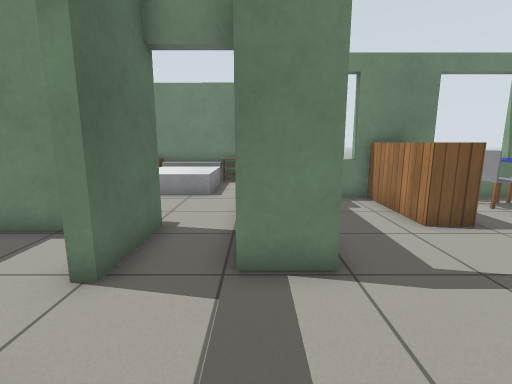
view 1 (above)

15 first-person views from a walk through a robot-simulator world made for Gazebo. The camera is 1 m above the floor, tilts 10° down and sees 85° across. The floor is counted in squares, 0.5 m on a side. Each view is taken from the middle of a square. On the plan, view 1 faces up. The plan holds only what a view shows up to about 16 squares ahead; the rest is blank. Simple patterns stand in for the simulator's built-in surfaces.

view 2
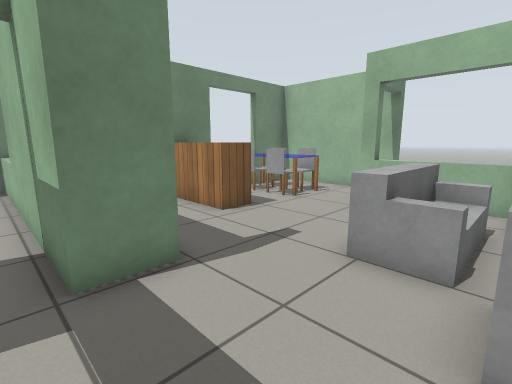

view 3
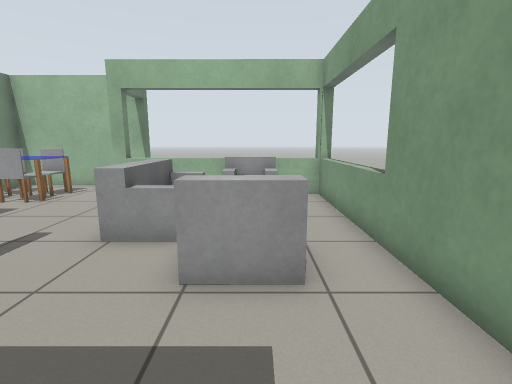

view 4
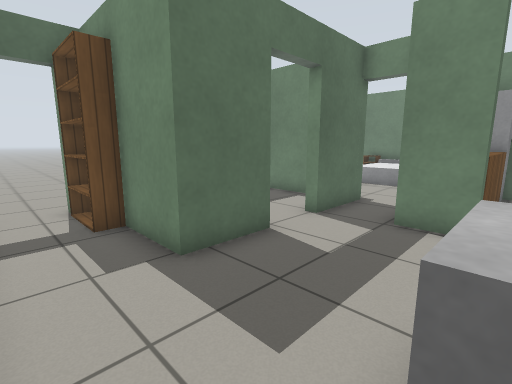

view 5
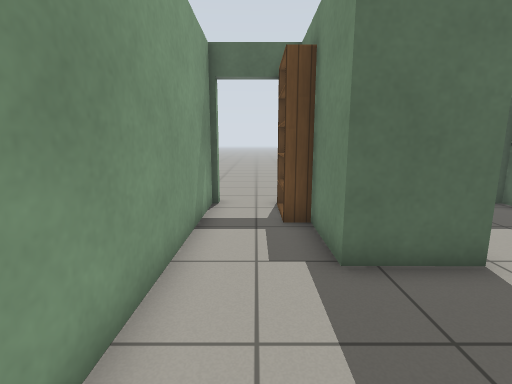

view 6
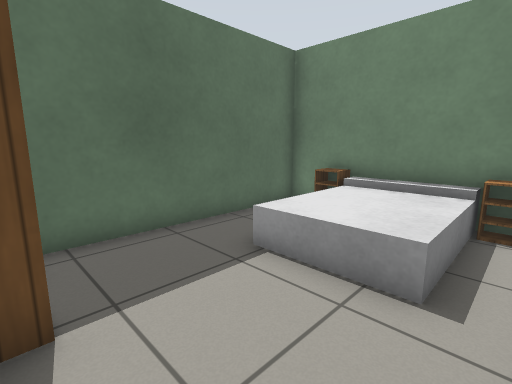

view 7
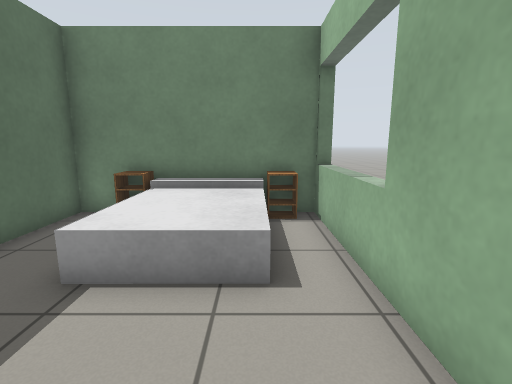

view 8
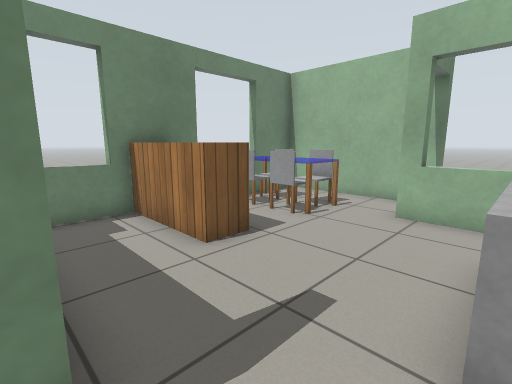

view 9
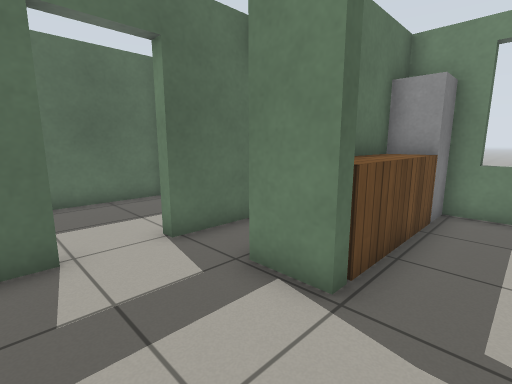

view 10
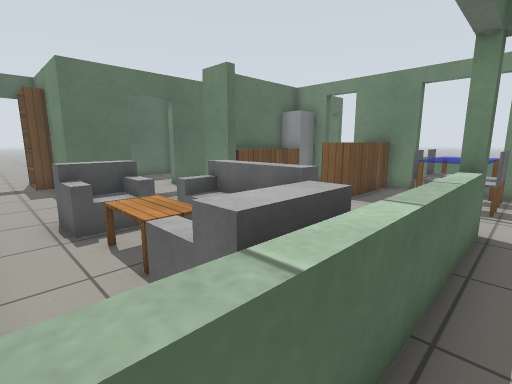

view 11
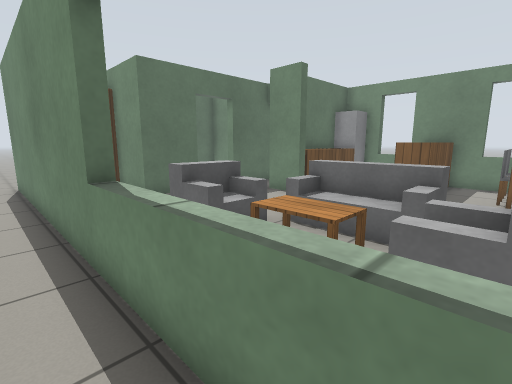

view 12
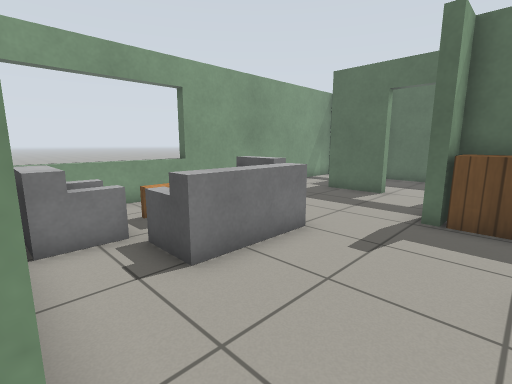

view 13
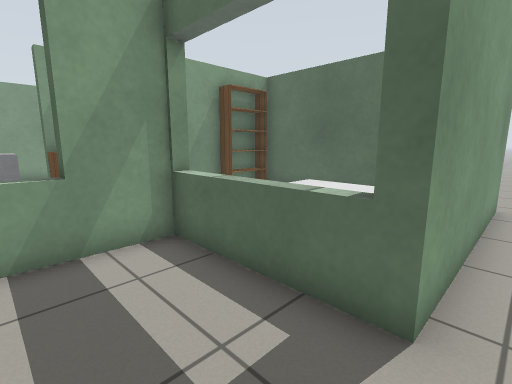

view 14
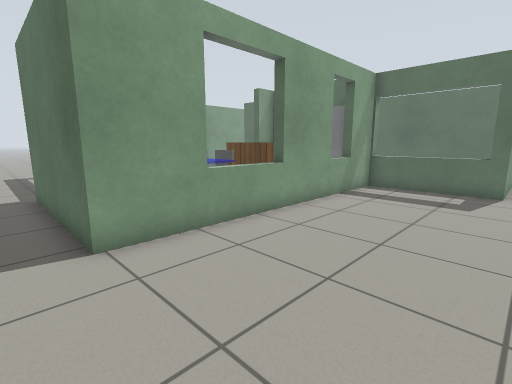

view 15
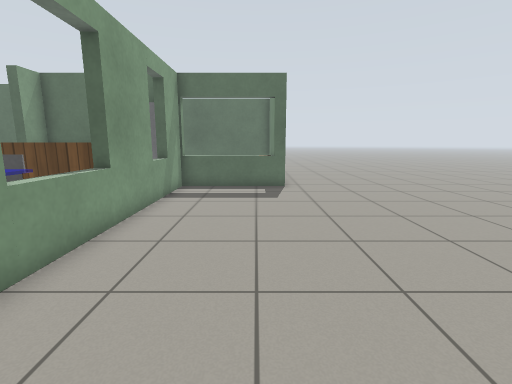

### Floor plan
Ten units are one square. View 1 is at (0, 0); x grows to the right and y downward. Boxes are objects, and circles mark ways between rooms. Rooms are numbered by the first view taken in them; rooms with no view inside come last. Other rooms are left out.
<svg viewBox="-80 -170 215 215">
<path fill="none" stroke="#000" d="M89 -1 89 -46M-23 -18 -23 6 -42 6M1 -90 1 -45 13 -45 13 -41 -3 -41 -3 -61M-23 -66 -23 -38M113 -41 113 -101 14 -101M89 40 89 17M-71 35 94 35M1 -149 -71 -150 -71 -66M-56 -154 1 -153M-42 -66 -27 -66M-3 -61 -3 -150M81 39 -75 39M93 -46 93 29M117 -95 117 -41 113 -41M92 -100 92 -106M1 -153 1 -105M-4 -105 117 -105 117 -95M-44 -62 -71 -62 -71 -1"/>
<rect x="-65" y="5" width="20" height="10" fill="#bbb"><title>other object</title></rect>
<rect x="5" y="-85" width="10" height="40" fill="#bbb"><title>wooden box</title></rect>
<rect x="5" y="-105" width="10" height="20" fill="#bbb"><title>white post</title></rect>
<rect x="15" y="-5" width="20" height="20" fill="#bbb"><title>sofa</title></rect>
<rect x="35" y="-5" width="30" height="20" fill="#bbb"><title>table</title></rect>
<rect x="35" y="-25" width="30" height="20" fill="#bbb"><title>sofa</title></rect>
<rect x="35" y="-95" width="20" height="30" fill="#bbb"><title>wooden box</title></rect>
<rect x="65" y="-5" width="20" height="20" fill="#bbb"><title>sofa</title></rect>
<rect x="65" y="-75" width="10" height="10" fill="#bbb"><title>chair</title></rect>
<rect x="65" y="-95" width="10" height="10" fill="#bbb"><title>chair</title></rect>
<rect x="75" y="-95" width="10" height="30" fill="#bbb"><title>table</title></rect>
<rect x="85" y="-75" width="10" height="10" fill="#bbb"><title>chair</title></rect>
<rect x="85" y="-95" width="10" height="20" fill="#bbb"><title>chair</title></rect>
<rect x="-65" y="-75" width="20" height="10" fill="#bbb"><title>other object</title></rect>
<rect x="-55" y="-145" width="40" height="40" fill="#bbb"><title>bed</title></rect>
<rect x="-55" y="-155" width="10" height="10" fill="#bbb"><title>other object</title></rect>
<rect x="-15" y="-155" width="10" height="20" fill="#bbb"><title>other object</title></rect>
<circle cx="-15" cy="-60" r="3" fill="#2a7"/>
<circle cx="105" cy="-40" r="3" fill="#2a7"/>
<circle cx="-25" cy="-25" r="3" fill="#2a7"/>
<circle cx="0" cy="-165" r="3" fill="#2a7"/>
<circle cx="130" cy="-90" r="3" fill="#2a7"/>
<text x="40" y="-30">1</text>
<text x="-30" y="-120">2</text>
<text x="100" y="10">3</text>
<text x="70" y="-140">4</text>
<text x="-50" y="-30">5</text>
</svg>
Room 1 opens to room 2. Room 1 opens to room 3. Room 1 opens to room 5. Room 2 opens to room 4. Room 3 opens to room 4.

Where each view was taken, in squares from view 1:
view 1: 0 up, 0 right, facing up
view 2: 0 up, 1 left, facing up-right
view 3: 1 down, 2 left, facing right
view 4: 3 down, 2 right, facing up-left
view 5: 2 down, 2 right, facing left
view 6: 7 up, 1 left, facing up-left
view 7: 7 up, 2 left, facing up
view 8: 2 up, 1 right, facing up-right
view 9: 1 up, 3 right, facing up-left
view 10: 3 down, 10 right, facing up-left
view 11: 5 down, 8 right, facing up-left
view 12: 6 up, 9 right, facing down-left
view 13: 16 up, 3 right, facing down-left
view 14: 16 up, 13 right, facing down-left
view 15: 14 up, 13 right, facing left
